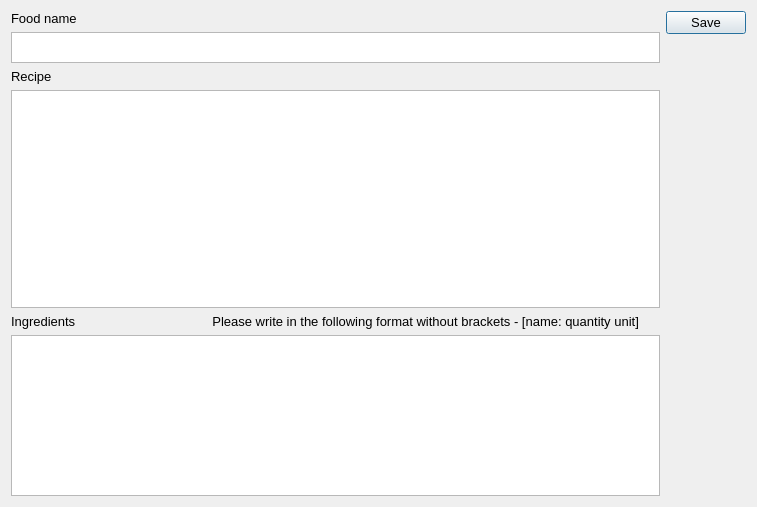
<?xml version="1.0" encoding="UTF-8"?>
<ui version="4.0">
 <class>Edit_Dialog</class>
 <widget class="QDialog" name="Edit_Dialog">
  <property name="geometry">
   <rect>
    <x>0</x>
    <y>0</y>
    <width>757</width>
    <height>507</height>
   </rect>
  </property>
  <property name="windowTitle">
   <string>Dialog</string>
  </property>
  <property name="styleSheet">
   <string notr="true">font-size:13px;</string>
  </property>
  <layout class="QHBoxLayout" name="horizontalLayout">
   <item>
    <layout class="QVBoxLayout" name="verticalLayout">
     <item>
      <widget class="QLabel" name="label">
       <property name="text">
        <string>Food name</string>
       </property>
      </widget>
     </item>
     <item>
      <widget class="QPlainTextEdit" name="fdname_plainTextEdit">
       <property name="minimumSize">
        <size>
         <width>0</width>
         <height>31</height>
        </size>
       </property>
       <property name="maximumSize">
        <size>
         <width>16777215</width>
         <height>31</height>
        </size>
       </property>
      </widget>
     </item>
     <item>
      <widget class="QLabel" name="recipe_label">
       <property name="text">
        <string>Recipe</string>
       </property>
      </widget>
     </item>
     <item>
      <widget class="QPlainTextEdit" name="recipe_plainTextEdit">
       <property name="minimumSize">
        <size>
         <width>0</width>
         <height>171</height>
        </size>
       </property>
      </widget>
     </item>
     <item>
      <widget class="QLabel" name="ingred_label">
       <property name="text">
        <string>Ingredients                                      Please write in the following format without brackets - [name: quantity unit] </string>
       </property>
      </widget>
     </item>
     <item>
      <widget class="QPlainTextEdit" name="ingred_plainTextEdit">
       <property name="maximumSize">
        <size>
         <width>16777215</width>
         <height>161</height>
        </size>
       </property>
      </widget>
     </item>
    </layout>
   </item>
   <item>
    <layout class="QVBoxLayout" name="verticalLayout_2">
     <item>
      <widget class="QPushButton" name="save_pushButton">
       <property name="text">
        <string>Save</string>
       </property>
      </widget>
     </item>
     <item>
      <spacer name="verticalSpacer">
       <property name="orientation">
        <enum>Qt::Vertical</enum>
       </property>
       <property name="sizeHint" stdset="0">
        <size>
         <width>20</width>
         <height>418</height>
        </size>
       </property>
      </spacer>
     </item>
    </layout>
   </item>
  </layout>
 </widget>
 <resources/>
 <connections/>
</ui>
